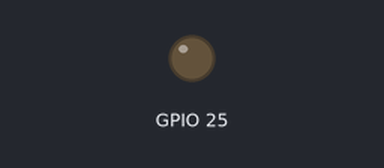
Recording of a sketch running on a simulated ESP32. Parts: output pins drawn as LEDs (lit = HIGH).

Above: at 0.0 s.
Timing chart, 0 to 1.5 s (numbered marks = the images above):
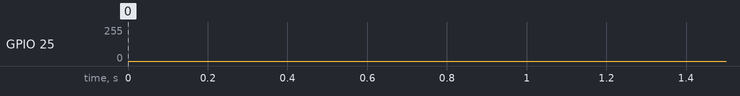

The sketch:

DAC.ino
```cpp
#include <driver/dac.h>
/**
 * https://docs.espressif.com/projects/esp-idf/en/latest/esp32/api-reference/peripherals/dac.html
 *
 * ESP32 has two 8-bit DAC channels, connected to
 * GPIO25 (Channel 1) and GPIO26 (Channel 2).
 *
 */

void setup() {
  dac_output_enable(DAC_CHANNEL_1);

}

void loop() {
  for (int i = 0; i < 255; i++) {
    dac_output_voltage(DAC_CHANNEL_1, i);
    delay(1);
  }
}
```
